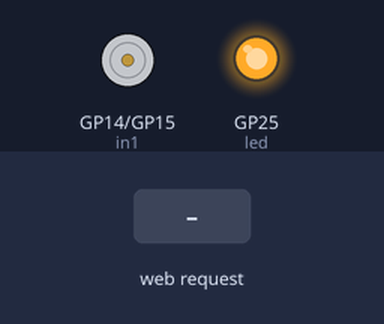
The program below on a simulated Raspberry Pi Pico running MicroPython. On the bench: motor-driver pin pairs drawn as motors (green arrow = first pin HIGH = forward, orange = second pin HIGH = backward, longer = more drive, scaled by the enable pin), output pins drawn as LEDs (lit = HIGH). The test bench sets the inputs (shaded band). The board's own WiFi access point starts at once; what the program prints to the serial console is not drawn.

Above: at 1.2 s.
1.3 s: HTTP request GET /stop received
At 1.6 s:
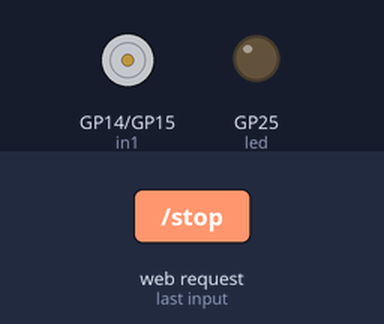
2.8 s: HTTP request GET /forward received
At 4.0 s:
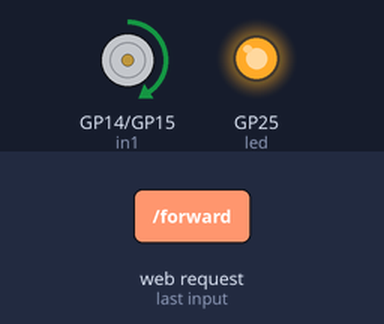
4.3 s: HTTP request GET /reverse received
At 5.1 s:
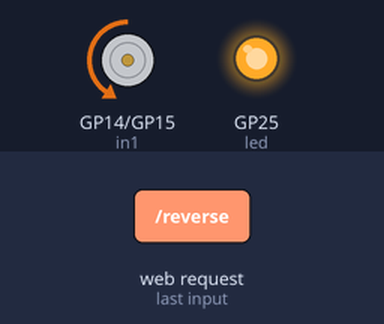
Timing chart, 0 to 7.3 s (numbered marks = the images above; inputs shaded):
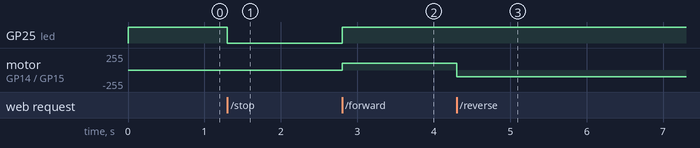

Measured:
- after the input at 1.3 s, GP25 (led): HIGH → LOW at once
- after the input at 2.8 s, GP25 (led): LOW → HIGH at once; motor on GP14 (in1) / GP15 (in2): stopped → forward 102/255 at once
- after the input at 4.3 s, motor on GP14 (in1) / GP15 (in2): forward 102/255 → backward 102/255 at once

The program:

web-motor-l298n-ap.py
```python
import network
import socket
import time
from machine import Pin, PWM
import rp2

rp2.country("JP")

led = Pin("LED", Pin.OUT)
pwm = PWM(Pin(13), freq=500)
in1 = Pin(14, Pin.OUT)
in2 = Pin(15, Pin.OUT)

ssid = "pico-w-AP"
password = "12345678"

def connect_ap():
    ap = network.WLAN(network.AP_IF)
    ap.config(essid=ssid, password=password, pm=network.WLAN.PM_NONE)
    ap.active(True)

    while ap.active() == False:
        time.sleep(0.1)

    ip = ap.ifconfig()

#    print("ip address = ", ip[0])
#    print("netmask = ", ip[1])
#    print("gateway = ", ip[2])
#    print("dns = ", ip[3])

    led.on()

    return ip[0]

def open_socket():
    address = socket.getaddrinfo("0.0.0.0", 80)[0][-1]

    connection = socket.socket()
    connection.setsockopt(socket.SOL_SOCKET, socket.SO_REUSEADDR, 1)

    connection.bind(address)
    connection.listen(1)

#    print(connection)

    return connection

def webpage():
    html = """<!DOCTYPE html>
<html>
    <head>
        <meta charset="UTF-8">
        <meta name="viewport" content="width=device-width,initial-scale=1.0">
    </head>
    <body>
        <p style="font-size:2em;">車を操作します</p>
        <form action="/forward">
            <input type="submit" value="前進" style="font-size:2em;"/>
        </form>
        <p></p>
        <form action="/stop">
            <input type="submit" value="停止" style="font-size:2em;"/>
        </form>
        <p></p>
        <form action="/reverse">
            <input type="submit" value="後進" style="font-size:2em;"/>
        </form>
    </body>
</html>
"""
    return html

def serve(connection):
    while True:
        client = connection.accept()[0]

        try:
            request = client.recv(1024).decode()
#            print("------------------------------")
#            print(request)
            request_line = request.split()[1]

            if request_line.startswith("/stop"):
                led.off()

                pwm.duty_u16(0)
                in1.off()
                in2.off()

            elif request_line.startswith("/forward"):
                led.on()

                pwm_duty = int(0.4 * 65535)
                pwm.duty_u16(pwm_duty)
                in1.on()
                in2.off()

            elif request_line.startswith("/reverse"):
                led.on()

                pwm_duty = int(0.4 * 65535)
                pwm.duty_u16(pwm_duty)
                in1.off()
                in2.on()

            if request_line.startswith("/favicon.ico"):
                client.send("HTTP/1.1 204 No Content\r\n\r\n".encode())
                continue

            html = webpage()
            response = "HTTP/1.1 200 OK\r\nContent-Type: text/html\r\n\r\n" + html
            client.send(response.encode())
        except:
            pass
        finally:
            client.close()

try:
    ip = connect_ap()
    print("ip address = ", ip)
    connection = open_socket()
    serve(connection)
except:
    led.off()
    pwm.duty_u16(0)
    in1.off()
    in2.off()
    time.sleep(0.1)
    pwm.deinit()
    try:
        connection.close()
    except:
        pass
```
